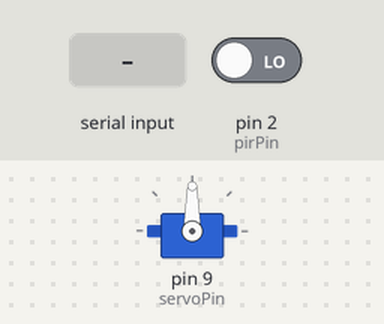
A sketch run on a simulated Arduino Uno, built with avr-gcc and run on an emulated ATmega328P. Shown: servo. The test bench sets the inputs (shaded band); at power-on: pin 2 (pirPin) LOW. What the sketch prints to the serial monitor is not drawn.

Above: at 1.2 s.
1.3 s: "Lock\n" received over Serial
At 2.1 s:
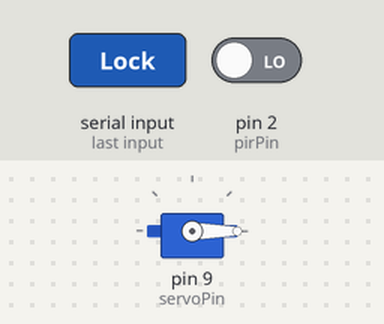
5.3 s: "Unlock\n" received over Serial
At 6.4 s:
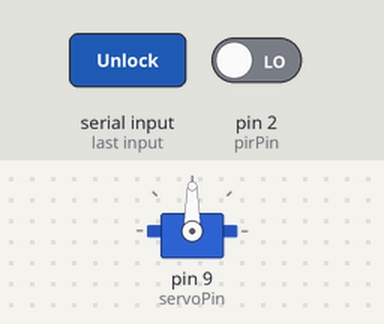
Timing chart, 0 to 8.3 s (numbered marks = the images above; inputs shaded):
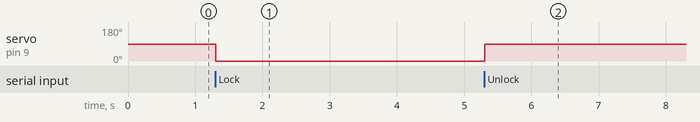

The sketch:

Arduino.ino
```cpp
#include <Servo.h>

Servo myservo;
int pirPin = 2;
int servoPin = 9;
unsigned long lastMotionDetectedTime = 0;
const unsigned long motionTimeout = 10000; // 10 seconds

void setup() {
  pinMode(pirPin, INPUT);
  myservo.attach(servoPin);
  Serial.begin(9600);
  myservo.write(90); // 기본 상태를 "열림"으로 설정
}

void loop() {
  if (digitalRead(pirPin) == HIGH) {
    Serial.println("Motion detected");
    lastMotionDetectedTime = millis(); // millis() 현재 시간 의미
    delay(1000);  // Debounce delay
  }

  if (Serial.available() > 0) {
    String command = Serial.readStringUntil('\n'); // command에 Serial에서 줄바꿈을 하기 전까지의 string을 저장
    if (command == "Unlock") {
      myservo.write(90); // 잠금 해제
    } else if (command == "Lock") {
      myservo.write(0);  // 잠금
    }
  }

  // 사람이 감지되지 않은 시간이 설정된 타임아웃을 초과하면 "열림" 상태로 전환
  if (millis() - lastMotionDetectedTime > motionTimeout) {
    myservo.write(90);  // 기본 "열림" 상태로 전환
    Serial.println("No motion detected");
    delay(1000);  // Debounce delay
  }
}
```

Measured:
- after the input at 1.3 s, servo on pin 9 (servoPin): 90° → 0° at once
- after the input at 5.3 s, servo on pin 9 (servoPin): 0° → 90° after 0.01 s instead of 4.7 s
